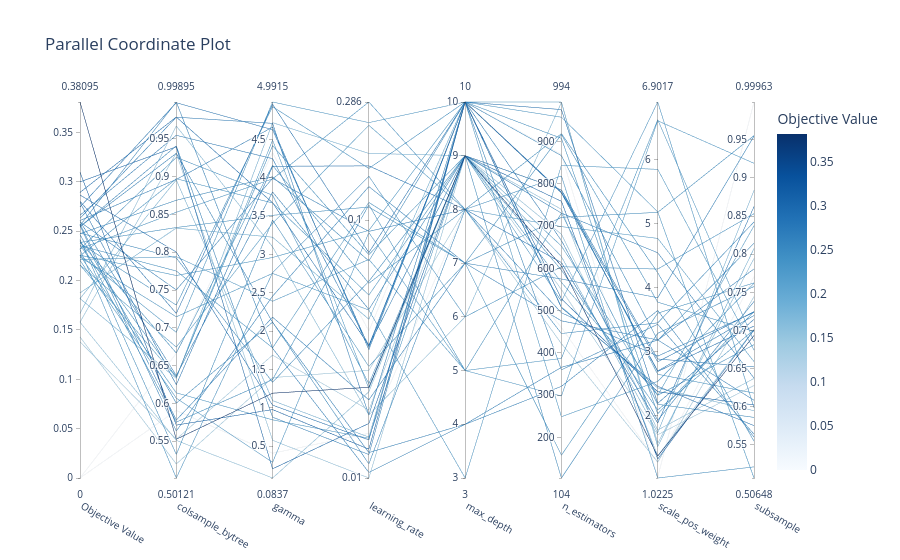

Here is the notebook cell this chart was saved with:
### Code cell
import optuna.visualization as vis

# Vẽ biểu đồ tọa độ song song
fig = vis.plot_parallel_coordinate(study)
fig.show()
